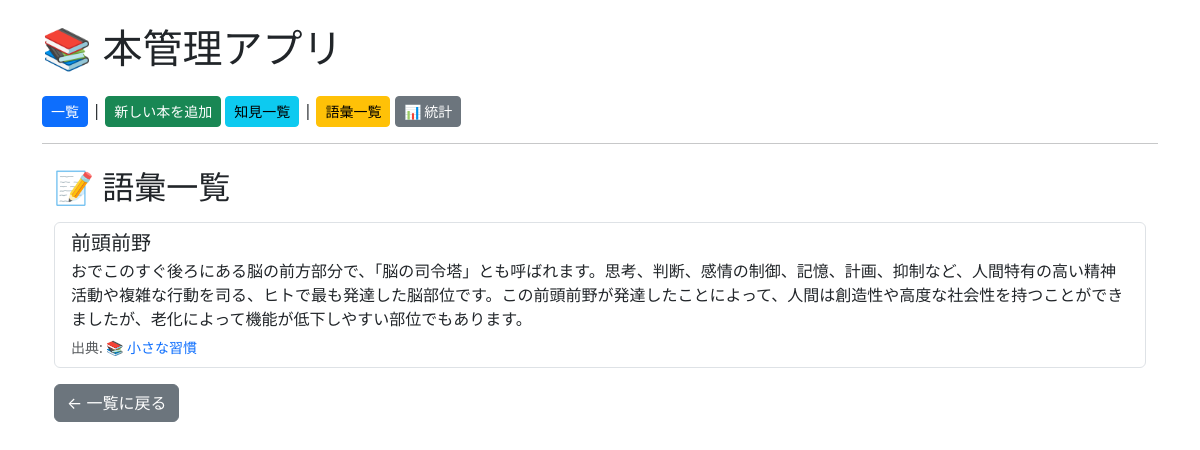
Screenshot of /vocabularies with the database file from the repository.
### app.py (models this page shows)
class Vocabulary(db.Model):  # 語彙
    id = db.Column(db.Integer, primary_key=True)
    book_id = db.Column(db.Integer, db.ForeignKey("book.id"), nullable=False)
    word = db.Column(db.String(100), nullable=False)
    meaning = db.Column(db.Text, nullable=True)
    book = db.relationship("Book", backref="vocabularies")

class Book(db.Model):
    id = db.Column(db.Integer, primary_key=True)
    title = db.Column(db.String(200), nullable=False)
    author = db.Column(db.String(200), nullable=False)
    summary = db.Column(db.Text,nullable=True)
    review = db.Column(db.Text, nullable=True)
    read_date = db.Column(db.Date, default=datetime.utcnow)
    price = db.Column(db.Integer,nullable=True)
    publisher = db.Column(db.String(100),nullable=True)
    source = db.Column(db.String(100),nullable=True)
    rating = db.Column(db.Integer,nullable=True)
    genre = db.Column(db.String(50),nullable=True)
    knowledge = db.Column(db.Text,nullable=True)
    vocabulary = db.Column(db.Text,nullable=True)

### app.py (the view)
@app.route("/vocabularies")
def vocabularies():
    vocabularies = Vocabulary.query.all()
    return render_template("vocabularies.html", vocabularies=vocabularies)

### templates/vocabularies.html
{% extends "base.html" %}
{% block content %}
<div class="container mt-4">
    <h2 class="mb-3">📝 語彙一覧</h2>
   {% if vocabularies %}
        <div class="list-group">
            {% for vocab in vocabularies %}
            <div class="list-group-item">
                <h5 class="mb-1">{{ vocab.word }}</h5>
                <p class="mb-1">{{ vocab.meaning.strip() }}</p>
                <small class="text-muted">
                    出典:
                    <a href="{{ url_for('detail', book_id=vocab.book.id) }}" class="text-decoration-none">
                        📚 {{ vocab.book.title }}
                    </a>
                </small>
            </div>
            {% endfor %}
        </div>
    {% else %}
        <div class="alert alert-info">語彙はまだありません</div>
    {% endif %}
    <a href="{{ url_for('index') }}" class="btn btn-secondary mt-3">← 一覧に戻る</a>
</div>
{% endblock %}

### rows the page displays
Vocabulary: word "前頭前野", meaning.strip "おでこのすぐ後ろにある脳の前方部分で、「脳の司令塔」とも呼ばれます。思考、判断、感情の制御、記憶、計画、抑制など、人間特有の高い精神活動や複雑な行動を司る、ヒトで最も発達した脳部位です。この前頭前野が発達したことによって、人間は創造性や高度な社会性を持つことができましたが、老化によって機能が低下しやすい部位でもあります。", book "小さな習慣"
